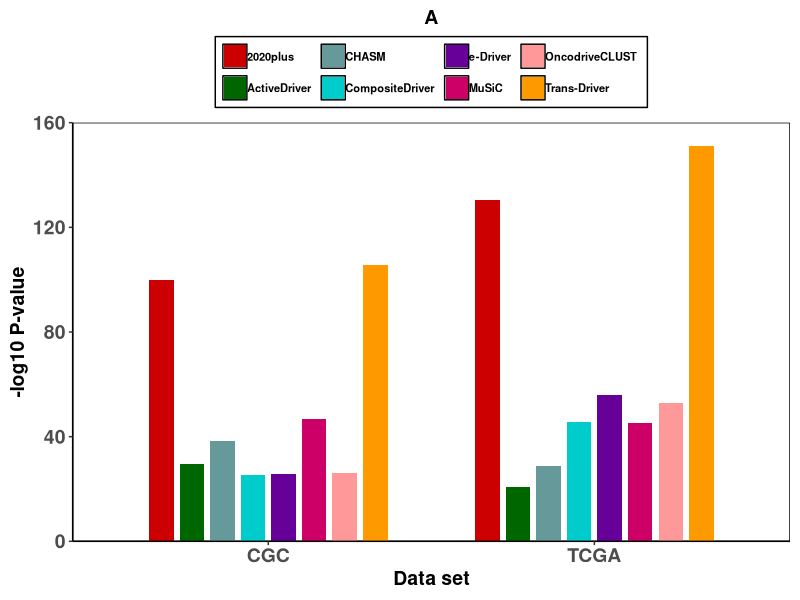
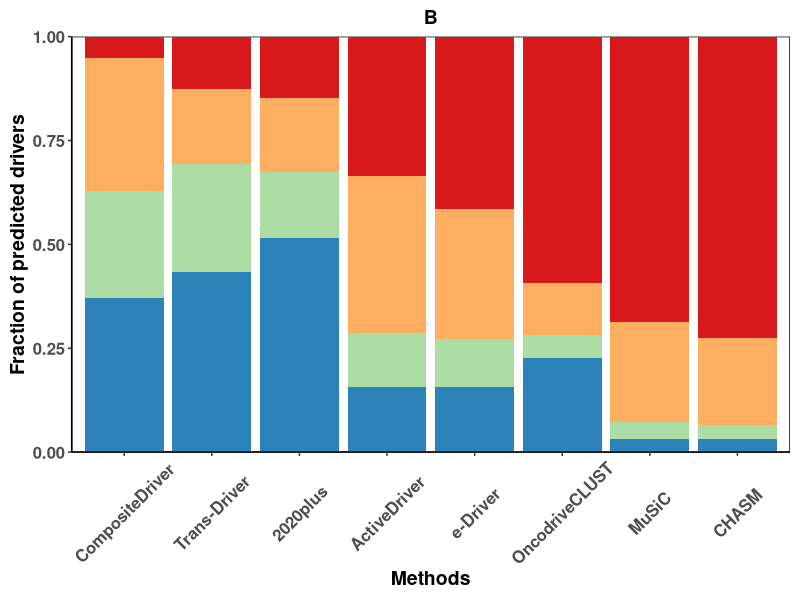
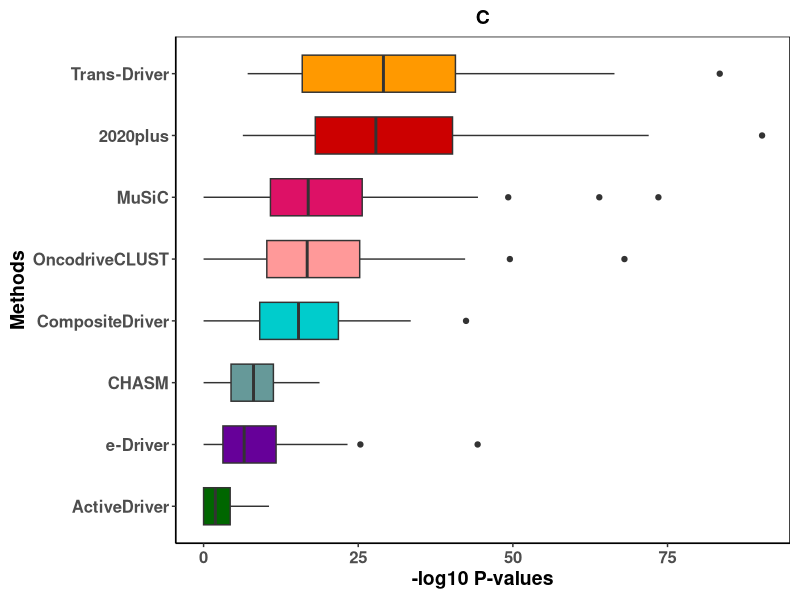

Write the R code that produced these figures, in order. (Note: this script raises an error after producing the figures.)
library(ggplot2)

databar<-read.table('../results/pancan_fisher.txt', header=T, sep='\t', encoding="UTF-8")
print(databar)
theme_bar <- function(..., bg='white'){
  require(grid)
  theme_classic(...) +
    theme(rect=element_rect(fill=bg),
          plot.margin=unit(rep(0.5,4), 'lines'),
          panel.background=element_rect(fill='transparent', color='black'),
          plot.title = element_text(hjust = 0.5, face = "bold",size = 14),
          panel.border=element_rect(fill='transparent', color='transparent'),
          panel.grid=element_blank(),
          #axis.title.x = element_blank(),
          axis.title.y=element_text(face = "bold",size = 14),
          axis.title.x=element_text(face = "bold",size = 14),
          axis.title=element_text(face = "bold",size = 14),
          axis.text = element_text(face = "bold",size = 14),
          # axis.ticks = element_line(color='black'),
          # axis.ticks.margin = unit(0.8,"lines"),
          legend.title=element_blank(),
          # legend.justification=c(1,0),
          #legend.position=c(0.28, 0.9),
          legend.position='top',
          legend.direction = "horizontal",
          # legend.spacing.x = unit(2, 'cm'),
          legend.text = element_text(face = "bold",size = 8,margin = margin(r=2)),
          legend.background = element_rect( linetype="solid",colour ="black")
          # legend.margin=margin(0,0,-7,0)
          # legend.box.margin =margin(-10,0,0,0)
    )
  
}

q1<-ggplot(data=databar, mapping=aes(x=factor(Dataset),  y=Fisher_value, fill=Methods))+
  geom_bar(stat="identity",position=position_dodge(0.75), width=0.6)+
  coord_cartesian(ylim=c(0,160))+
  labs(x="Data set",y = "-log10 P-value",title = "Fisher exact results in different methods")+
  scale_y_continuous(expand = c(0, 0))+
  scale_fill_manual(values =c("#CC0000", "#006600", "#669999", "#00CCCC", "#660099", "#CC0066", "#FF9999", "#FF9900"))+
  theme_bar()

databar2<-read.table('../results/differ_methods_con.txt', header=T, sep='\t', encoding="UTF-8")
print(databar2)
theme_bar2 <- function(..., bg='white'){
  require(grid)
  theme_classic(...) +
    theme(rect=element_rect(fill=bg),
          plot.margin=unit(rep(0.5,4), 'lines'),
          panel.background=element_rect(fill='transparent', color='black'),
          plot.title = element_text(hjust = 0.5, face = "bold",size = 14),
          panel.border=element_rect(fill='transparent', color='transparent'),
          panel.grid=element_blank(),
          #axis.title.x = element_blank(),
          axis.title.y=element_text(face = "bold",size = 14),
          axis.title.x=element_text(face = "bold",size = 14),
          axis.title=element_text(face = "bold",size = 14),
          axis.text = element_text(face = "bold",size = 12),
          axis.text.x = element_text(angle=45, hjust = 0.5, vjust = 0.5, face = "bold",size = 12),
          # axis.ticks = element_line(color='black'),
          # axis.ticks.margin = unit(0.8,"lines"),
          legend.title=element_blank(),
          #legend.justification=c(1,0),
          #legend.position=c(0.75, 0.9),
          legend.position='none',
          legend.direction = "horizontal",
          #legend.direction = "vertical",
          # legend.spacing.x = unit(2, 'cm'),
          legend.text = element_text(face = "bold",size = 8,margin = margin(r=2)),
          legend.background = element_rect( linetype="solid",colour ="black")
          # legend.margin=margin(0,0,-7,0)
          # legend.box.margin =margin(-10,0,0,0)
    )
  
}

sorted1_list <- c('CompositeDriver', 'Trans-Driver', '2020plus', 'ActiveDriver',  'e-Driver', 'OncodriveCLUST', 'MuSiC', 'CHASM')
q2<-ggplot(data=databar2, mapping=aes(x = factor(Methods, level = sorted1_list), y = Value, fill=Con))+
  geom_bar(stat="identity",position="stack",width = 0.9)+
  labs(x="Methods",y = "Fraction of predicted drivers")+
  theme_bar2()+ 
  scale_fill_brewer(palette = "Spectral") +
  coord_cartesian(ylim=c(0,1))+
  scale_y_continuous(expand = c(0, 0))

theme_bar3 <- function(..., bg='white'){
  require(grid)
  theme_classic(...) +
    theme(rect=element_rect(fill=bg),
          plot.margin=unit(rep(0.5,4), 'lines'),
          panel.background=element_rect(fill='transparent', color='black'),
          plot.title = element_text(hjust = 0.5, face = "bold",size = 14),
          panel.border=element_rect(fill='transparent', color='transparent'),
          panel.grid=element_blank(),
          #axis.title.x = element_blank(),
          axis.title.y=element_text(face = "bold",size = 14),
          axis.title.x=element_text(face = "bold",size = 14),
          axis.title=element_text(face = "bold",size = 14),
          axis.text = element_text(face = "bold",size = 12),
          # axis.ticks = element_line(color='black'),
          # axis.ticks.margin = unit(0.8,"lines"),
          legend.title=element_blank(),
          # legend.justification=c(1,0),
          #legend.position=c(0.85, 0.4),
          legend.position='none',
          #legend.direction = "horizontal",
          # legend.spacing.x = unit(2, 'cm'),
          legend.text = element_text(face = "bold",size = 8,margin = margin(r=2)),
          legend.background = element_rect( linetype="solid",colour ="black"),
          #legend.margin=margin(0,0,-7,0),
          #legend.box.margin =margin(-10,0,0,0)
    )
}

sorted2_list <- c('ActiveDriver', 'e-Driver','CHASM',  'CompositeDriver', 'OncodriveCLUST' ,'MuSiC', '2020plus', 'Trans-Driver')

csdn_box<-read.table('../results/each_cancer_fisher_result.txt', header=T, sep='\t', encoding="UTF-8")
q3 <- ggplot(csdn_box, aes(x = factor(Methods, level = sorted2_list), y = P_values,  ))+ 
  geom_boxplot(aes(fill = Methods),position=position_dodge(0.1),width=0.6)+ 
  labs(x="Methods",y="-log10 P-values",title = "Each cancer fisher exact results in different methods")+
  scale_fill_manual(values = c("#CC0000", "#006600", "#669999", "#00CCCC", "#660099", "#DD1166", "#FF9999", "#FF9900", "#FFA500"))+
  theme_bar3() +
  #scale_y_continuous(expand = c(0, 0))+
  coord_flip()

q1 <- q1 + ggtitle('A')
q2 <- q2 + ggtitle('B')
q3 <- q3 + ggtitle('C')

q <- (q1) / (q2 + q3)
q
